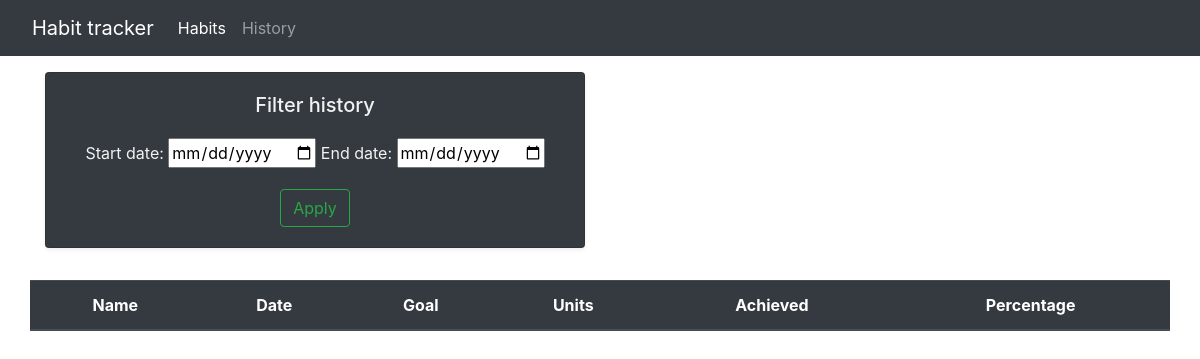
Page /history on the earlier database version.
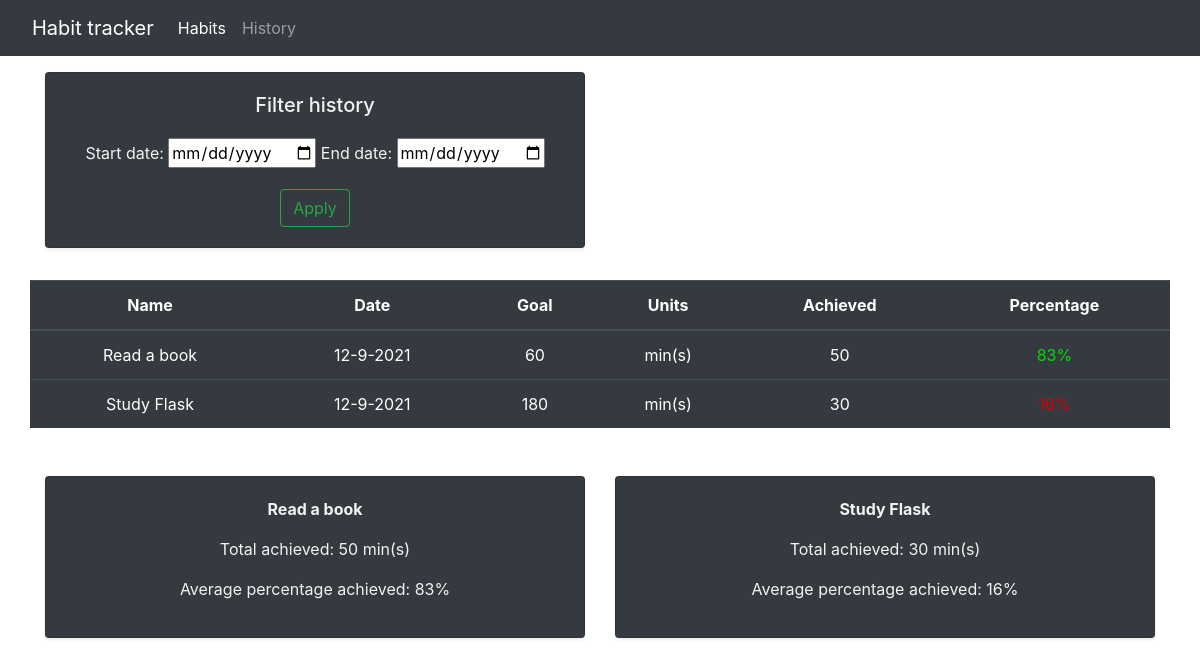
Same page on the later database version.
### habit_tracker/models.py (models this page shows, shortened)
class HabitHistory(db.Model):
    id = db.Column(db.Integer(), primary_key=True)
    name = db.Column(db.String(length=40), unique=False, nullable=False)
    date = db.Column(DateTime(timezone=True), server_default=func.now())
    goal = db.Column(db.Integer(), unique=False, nullable=False)
    units = db.Column(db.String(length=20), unique=False, nullable=False)
    achieved = db.Column(db.Integer(), unique=False, nullable=False)
    habit_obj_id = db.Column(db.Integer(), db.ForeignKey("habit.id"))
    @property
    def local_timezone_date(self):
        local_datetime = self.date.replace(tzinfo=tz.tzutc())
        local_datetime = local_datetime.astimezone(tz.tzlocal())
        return local_datetime
    @property
    def local_timezone_day(self):
        return f"{self.local_timezone_date.month}-{self.local_timezone_date.day}-{self.local_timezone_date.year}"
    @property
    def percentage_achieved(self):
        return int((self.achieved / self.goal) * 100)

class Habit(db.Model):
    id = db.Column(db.Integer(), primary_key=True)
    name = db.Column(db.String(length=40), unique=True, nullable=False)
    goal = db.Column(db.Integer(), unique=False, nullable=False)
    units = db.Column(db.String(length=20), unique=False, nullable=False)
    days_of_the_week = db.Column(db.String(length=7), unique=False, nullable=False) # MTWXFSD
    history = db.relationship("HabitHistory", backref="habit_obj", lazy=True)

### habit_tracker/routes.py (the view, shortened to what this page needs)
@main.route("/history", methods=["GET", "POST"])
def history_page():
    filter_history_form = FilterHistoryForm()
    habits = Habit.query.all()
    habits_history = HabitHistory.query.all()
    achieved_sumations, percentage_achieved_averages = {}, {}
    for habit in habits:
        habit_history_query = HabitHistory.query.filter_by(name=habit.name)
        habit_history = habit_history_query.all()
        achieved_sumation = habit_history_query.with_entities(
            func.sum(HabitHistory.achieved).label("total")).first().total
        percentage_achieved_sumation = sum([habit_record.percentage_achieved for habit_record in habit_history])
        average_percentage_achieved = int(
            percentage_achieved_sumation / habit_history_query.count()
        )
        achieved_sumations[habit.name] = achieved_sumation
        percentage_achieved_averages[habit.name] = average_percentage_achieved
    if request.method == "GET":
        filtered_habits_history = habits_history
    return render_template("history.html", habits=habits, filter_history_form=filter_history_form,
        filtered_habits_history=filtered_habits_history, achieved_sumations=achieved_sumations,
        percentage_achieved_averages=percentage_achieved_averages,
        zip=zip,)

### habit_tracker/forms.py
class FilterHistoryForm(FlaskForm):
    start_date = DateField(label="Start date:", validators=[DateRange(min=date(2021, 12, 1))])
    end_date = DateField(label="End date:", validators=[DateRange(min=date(2021, 12, 1))])
    submit = SubmitField(label="Apply")

### habit_tracker/templates/history.html (shortened to what this page needs)
{% extends "base.html" %}
{% block content %}
    <div class="container" style="margin-top: 1rem;">
        <div class="row flex-fill">
            <div class="col-6">
                <div class="card shadow-sm text-center bg-dark">
                    <div class="card-body">
                        <div class="card-text">
                            <div class="col-12">
                                <h5 style="color: #f2f2f2;">Filter history</h5>
                                <form method="POST">
                                    {{ filter_history_form.start_date.label(style="color: #f2f2f2; margin-top: 1rem;") }}
                                    {{ filter_history_form.start_date() }}
                                    {{ filter_history_form.end_date.label(style="color: #f2f2f2; margin-top: 1rem;") }}
                                    {{ filter_history_form.end_date() }}
                                    {{ filter_history_form.submit(class="btn btn-outline-success", style="margin-top: 1rem;") }}
                                </form>
                            </div>
                        </div>
                    </div>
                </div>
            </div>
        </div>
        <div class="row flex-fill" style="margin-top: 2rem;">
            <table class="table table-hover table-dark text-center">
                <thead>
                    <tr>
                        <th scope="col">Name</th>
                        <th scope="col">Date</th>
                        <th scope="col">Goal</th>
                        <th scope="col">Units</th>
                        <th scope="col">Achieved</th>
                        <th scope="col">Percentage</th>
                    </tr>
                </thead>
                <tbody>
                    {% for habit_record in filtered_habits_history %}
                        <tr>
                            <td>{{ habit_record.name }}</td>
                            <td>{{ habit_record.local_timezone_day }}</td>
                            <td>{{ habit_record.goal }}</td>
                            <td>{{ habit_record.units }}</td>
                            <td>{{ habit_record.achieved }}</td>
                            {% if habit_record.percentage_achieved <= 10 %}
                                <td style="color: #f2f2f2; font-weight: bold; background-color: rgb(160, 0, 0);">{{ habit_record.percentage_achieved }}%</td>
                            {% elif habit_record.percentage_achieved <= 30 %}
                                <td style="color: rgb(220, 0, 0)">{{ habit_record.percentage_achieved }}%</td>
                            {% elif habit_record.percentage_achieved <= 60 %}
                                <td style="color: rgb(220, 220, 0)">{{ habit_record.percentage_achieved }}%</td>
                                {% elif habit_record.percentage_achieved <= 90 %}
                                <td style="color: rgb(0, 220, 0)">{{ habit_record.percentage_achieved }}%</td>
                            {% elif habit_record.percentage_achieved <= 100 %}
                                <td style="color: #f2f2f2; font-weight: bold; background-color: rgb(0, 160, 0);">{{ habit_record.percentage_achieved }}%</td>
                            {% endif %}
                        </tr>
                    {% endfor %}
                </tbody>
            </table>
        </div>
        <div class="row flex-fill" style="margin-top: 2rem; margin-bottom: 2rem;">
            {% for habit, achieved_sumation, average_percentage_achieved in zip(habits, achieved_sumations.items(), percentage_achieved_averages.items()) %}
            <div class="col-6">
                <div class="card shadow-sm text-center bg-dark">
                    <div class="card-body">
                        <div class="card-text">
                            <p style="color: #f2f2f2; font-weight: bold;">{{ habit.name }}</p>
                            <p style="color: #f2f2f2;">Total achieved: {{ achieved_sumation[1] }} {{ habit.units }}</p>
                            <p style="color: #f2f2f2;">Average percentage achieved: {{ average_percentage_achieved[1] }}%</p>
                        </div>
                    </div>
                </div>
            </div>
            {% endfor %}
        </div>
    </div>
{% endblock %}

### habit_tracker/templates/base.html (shortened to what this page needs)
<!DOCTYPE html>
<html lang="en">
<head>
    <link href="https://stackpath.bootstrapcdn.com/bootstrap/4.3.1/css/bootstrap.min.css" rel="stylesheet">
</head>
<body>
    <nav class="navbar navbar-expand-md navbar-dark bg-dark">
        <a class="navbar-brand" style="margin-left: 1rem;" href="{{ url_for('main.habits_page') }}">Habit tracker</a>
        <div class="collapse navbar-collapse" id="navbarNav">
            <ul class="navbar-nav mr-auto">
                <li class="nav-item">
                    <a class="nav-link active" href="{{ url_for('main.habits_page') }}">Habits</a>
                </li>
                <li class="nav-item">
                    <a class="nav-link" href="{{ url_for('main.history_page') }}">History</a>
                </li>
            </ul>
        </div>
    </nav>
    {% block content%}
    {% endblock %}
</body>
</html>

Differences in the rows shown:
added HabitHistory: name "Read a book", local_timezone_day "12-9-2021", goal "60", units "min(s)", achieved "50", percentage_achieved "83"
added HabitHistory: name "Study Flask", local_timezone_day "12-9-2021", goal "180", units "min(s)", achieved "30"
added Habit: name "Read a book", achieved_sumation "50", units "min(s)", average_percentage_achieved "83"
added Habit: name "Study Flask", achieved_sumation "30", units "min(s)", average_percentage_achieved "16"
